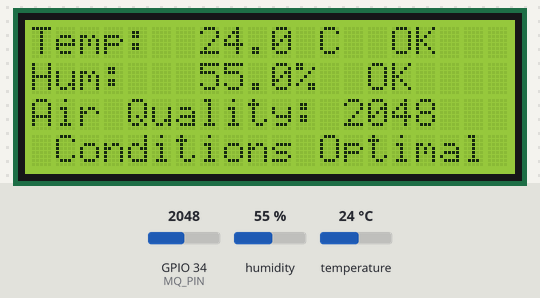
Bench run of a sketch on a simulated ESP32. Shown: 20×4 character LCD. The inputs (shaded band) are chosen by the test bench; at power-on: humidity 55 %, temperature 24 °C, GPIO 34 (MQ_PIN) = 2048. WiFi joins after 1.5 s; servers stay silent unless stated; uploads are accepted with an empty reply; what the sketch prints to the serial monitor is not drawn.

Above: at 4.4 s.
4.5 s: humidity set to 51 %
At 6.6 s:
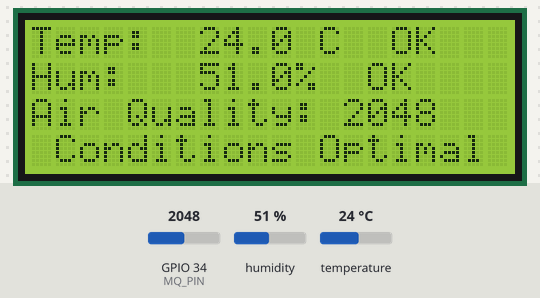
7.5 s: humidity set to 48 %
At 9.2 s:
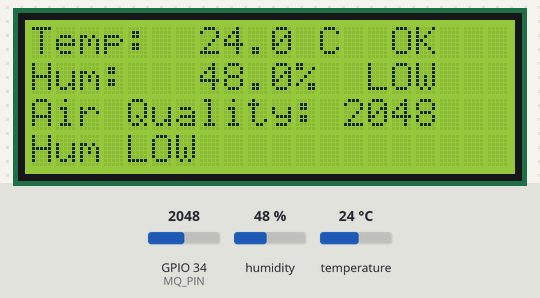
10.5 s: temperature set to 18.4 °C
At 13.5 s:
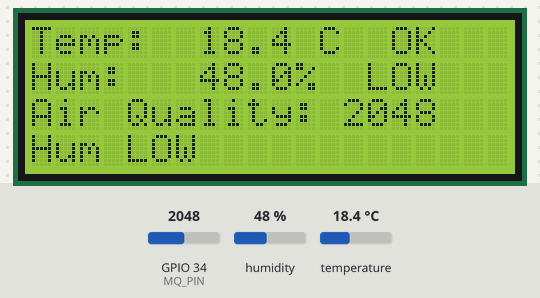
13.8 s: temperature set to 17.2 °C
At 15.8 s:
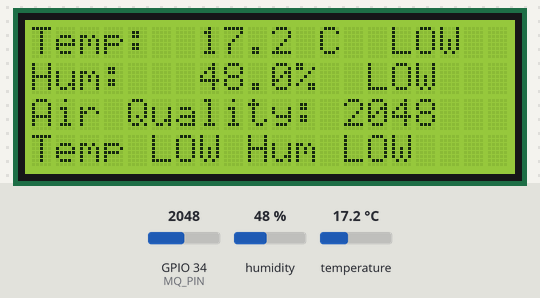
16.8 s: humidity set to 68 %
At 17.9 s:
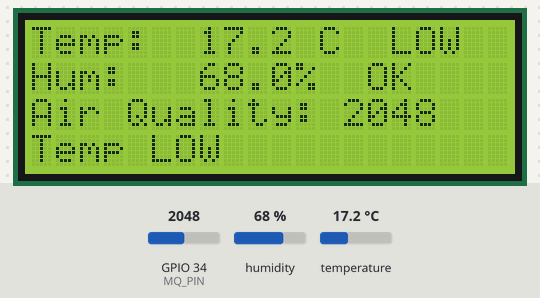
19.8 s: temperature set to 28 °C
At 22.3 s:
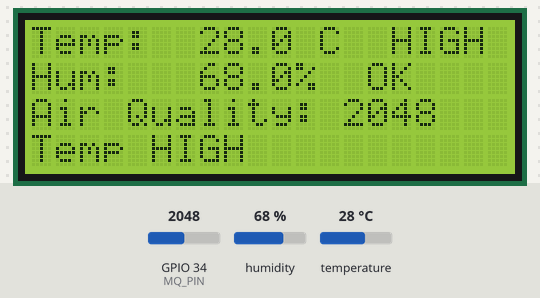
Timing chart, 0 to 23.8 s (numbered marks = the images above; inputs shaded):
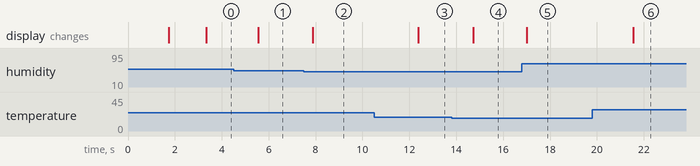

The sketch:

sketch.ino
```cpp
#include <WiFi.h>
#include <WiFiClientSecure.h>
#include <HTTPClient.h>
#include <Wire.h>
#include <LiquidCrystal_I2C.h>
#include <DHT.h>

// Pin Definitions
#define DHTPIN 4        // DHT22 data pin
#define DHTTYPE DHT22
#define MQ_PIN 34       // MQ sensor analog pin

// Carnation optimal ranges
#define TEMP_MIN 18.0
#define TEMP_MAX 24.0
#define HUM_MIN 50.0
#define HUM_MAX 70.0

// WiFi
const char* WIFI_SSID     = "Wokwi-GUEST";
const char* WIFI_PASSWORD = "";
const int   WIFI_CHANNEL  = 6;   // skips the scan

// InfluxDB Cloud settings
const char* INFLUX_URL   = "https://us-east-1-1.aws.cloud2.influxdata.com";
const char* INFLUX_ORG   = "Dev_team";
const char* INFLUX_BUCKET= "carnation_monitor";
const char* INFLUX_TOKEN = "JL1trn813khEprs_NirDoro2FCUIUPqzeD-xX0zpYLDnh6sdxX0sqKaQGdsaza7_f1m8ROifCs7AoJdzno4Tzw==";

DHT dht(DHTPIN, DHTTYPE);
LiquidCrystal_I2C lcd(0x27, 20, 4);

void setup() {
  Serial.begin(115200);
  dht.begin();

  lcd.init();
  lcd.backlight();

  lcd.setCursor(0, 0);
  lcd.print("  Carnation Monitor ");
  lcd.setCursor(0, 1);
  lcd.print("   Connecting WiFi  ");

  WiFi.begin(WIFI_SSID, WIFI_PASSWORD, WIFI_CHANNEL);
  while (WiFi.status() != WL_CONNECTED) {
    delay(200);
    Serial.print(".");
  }
  Serial.println("\nWiFi connected. IP: " + WiFi.localIP().toString());

  lcd.clear();
  lcd.setCursor(0, 0);
  lcd.print("  Carnation Monitor ");
  lcd.setCursor(0, 1);
  lcd.print("   Initializing...  ");
  delay(1500);
  lcd.clear();
}

void loop() {
  float temperature = dht.readTemperature();
  float humidity    = dht.readHumidity();
  int   mqRaw       = analogRead(MQ_PIN);

  // Validate DHT22 reading
  if (isnan(temperature) || isnan(humidity)) {
    lcd.clear();
    lcd.setCursor(0, 0);
    lcd.print("Sensor Error!");
    Serial.println("DHT22 read failed");
    delay(2000);
    return;
  }

  // Determine status
  String tempStatus = getTempStatus(temperature);
  String humStatus  = getHumStatus(humidity);

  // Print to Serial
  Serial.printf("Temp: %.1f°C [%s] | Hum: %.1f%% [%s] | MQ: %d\n",
                temperature, tempStatus.c_str(),
                humidity,    humStatus.c_str(),
                mqRaw);

  // LCD Display
  lcd.setCursor(0, 0);
  lcd.printf("Temp: %5.1f C  %-4s", temperature, tempStatus.c_str());

  lcd.setCursor(0, 1);
  lcd.printf("Hum:  %5.1f%%  %-4s", humidity, humStatus.c_str());

  lcd.setCursor(0, 2);
  lcd.printf("Air Quality: %4d   ", mqRaw);

  lcd.setCursor(0, 3);
  if (tempStatus == "OK" && humStatus == "OK") {
    lcd.print(" Conditions Optimal ");
  } else {
    lcd.print(buildAlert(tempStatus, humStatus));
  }

  // Send to InfluxDB Cloud
  sendToInflux(temperature, humidity, mqRaw, tempStatus, humStatus);

  delay(2000);
}

// Helper functions

String getTempStatus(float t) {
  if (t < TEMP_MIN) return "LOW";
  if (t > TEMP_MAX) return "HIGH";
  return "OK";
}

String getHumStatus(float h) {
  if (h < HUM_MIN) return "LOW";
  if (h > HUM_MAX) return "HIGH";
  return "OK";
}

String buildAlert(String ts, String hs) {
  String msg = "";
  if (ts != "OK") msg += "Temp " + ts + " ";
  if (hs != "OK") msg += "Hum "  + hs;
  while (msg.length() < 20) msg += " ";
  if (msg.length() > 20)    msg  = msg.substring(0, 20);
  return msg;
}

// Builds a line-protocol point and POSTs it to InfluxDB Cloud over HTTPS
void sendToInflux(float temperature, float humidity, int mqRaw,
                   String tempStatus, String humStatus) {

  if (WiFi.status() != WL_CONNECTED) {
    Serial.println("WiFi not connected, skipping Influx write");
    return;
  }

  String lineProtocol = "carnation_monitor,device=esp32_01 "
    "temperature=" + String(temperature, 1) +
    ",humidity=" + String(humidity, 1) +
    ",air_quality=" + String(mqRaw) +
    ",temp_status=\"" + tempStatus + "\"" +
    ",hum_status=\"" + humStatus + "\"";

  WiFiClientSecure client;
  client.setInsecure();  // skip TLS cert validatio

  HTTPClient http;
  String url = String(INFLUX_URL) + "/api/v2/write?org=" + INFLUX_ORG +
               "&bucket=" + INFLUX_BUCKET + "&precision=s";

  http.begin(client, url);
  http.addHeader("Authorization", "Token " + String(INFLUX_TOKEN));
  http.addHeader("Content-Type", "text/plain; charset=utf-8");

  int httpCode = http.POST(lineProtocol);

  if (httpCode == 204) {
    Serial.println("InfluxDB write OK");
  } else {
    Serial.printf("InfluxDB write failed, code: %d\n", httpCode);
    Serial.println(http.getString());
  }

  http.end();
}
```

Measured:
- the behaviour switches between 50 and 49 % on humidity (found by bisection; images 1 and 2)
- the behaviour switches between 18 and 17.9 °C on temperature (found by bisection; images 3 and 4)
- after the input at 4.5 s, the display: changes after 1.1 s (image 1)
- after the input at 7.5 s, the display: changes after 0.38 s (image 2)
- after the input at 10.5 s, the display: changes after 1.9 s (image 3)
- after the input at 13.8 s, the display: changes after 0.92 s (image 4)
- after the input at 16.8 s, the display: changes after 0.20 s (image 5)
- after the input at 19.8 s, the display: changes after 1.8 s (image 6)
